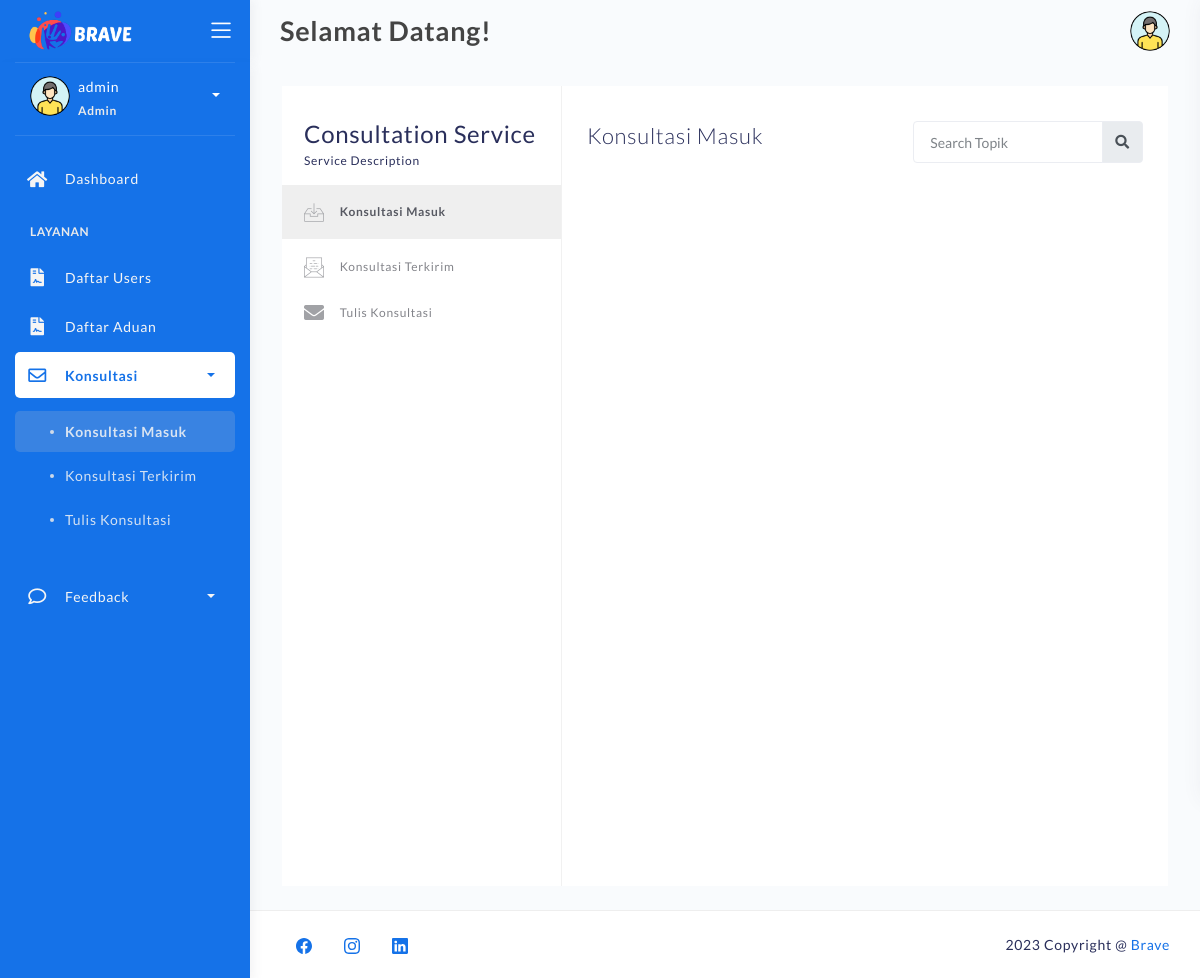
The app's page /konsultasi-inbox-admin.php (signed in), older data.
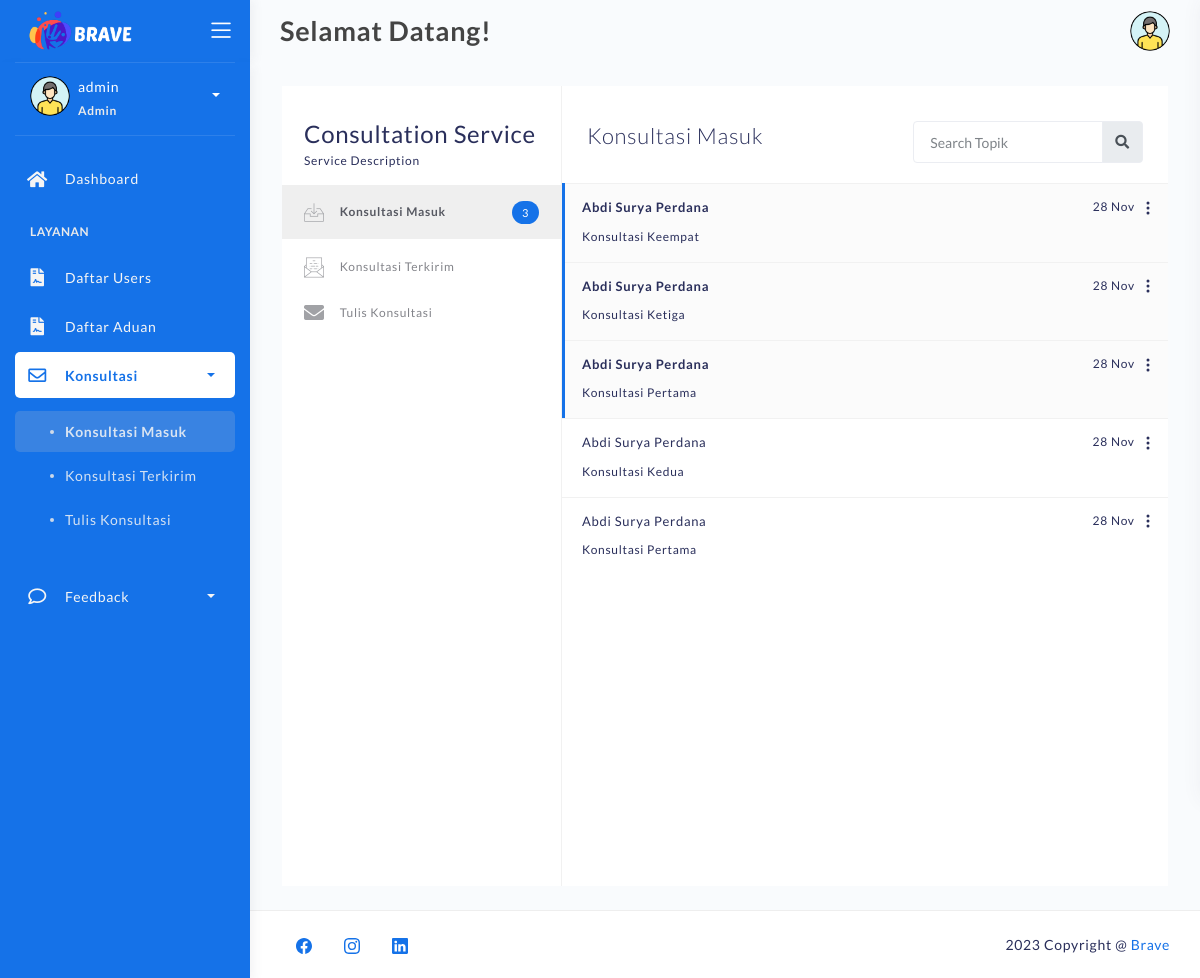
The same page, newer data.
### tables this page shows
CREATE TABLE `konsultasi` (
  `id_konsul` varchar(50) NOT NULL,
  `pengirim` varchar(25) NOT NULL,
  `penerima` varchar(25) NOT NULL,
  `judul` varchar(255) NOT NULL,
  `pesan` text NOT NULL,
  `tgl_konsultasi` datetime NOT NULL,
  `is_read` varchar(10) NOT NULL
);

CREATE TABLE `users` (
  `nim` varchar(25) NOT NULL,
  `nama` varchar(255) NOT NULL,
  `fakultas` varchar(255) NOT NULL,
  `prodi` varchar(255) NOT NULL,
  `angkatan` varchar(255) NOT NULL
);

### konsultasi-inbox-admin.php (the view, shortened to what this page needs)
<?php
	require 'backend/connection.php';
    if (!isset($_SESSION['username'])) {
        header("Location: login.php");
    }else if($_SESSION['hak']!='admin'){
		header("Location: backend/action-logout.php");
	}else{
		$login_id = $_SESSION['user_id'];
	}
?>
<!DOCTYPE html>
<html lang="en">
<head>
	<link rel="stylesheet" href="assets/css/bootstrap.min.css">
	<link rel="stylesheet" href="assets/css/atlantis.css">
	<link rel="stylesheet" href="assets/css/demo.css">
</head>
<body>
	<div class="wrapper fullheight-side">
		<div class="logo-header position-fixed" data-background-color="blue">
			<a href="index.html" class="logo">
				<img src="assets\img\logo\logo2-2tr-resize.png" alt="navbar brand" class="navbar-brand" style="width:110px;">
			</a>
			<div class="nav-toggle">
				<button class="btn btn-toggle toggle-sidebar">
					<i class="icon-menu"></i>
				</button>
			</div>
		</div>
		<div class="sidebar sidebar-style-2" data-background-color="blue">
			<div class="sidebar-wrapper scrollbar scrollbar-inner">
				<div class="sidebar-content">
					<div class="user">
						<div class="avatar-sm float-left mr-2">
							<img src="assets/img/profile.png" alt="..." class="avatar-img rounded-circle">
						</div>
						<div class="info">
							<a data-toggle="collapse" href="#collapseExample" aria-expanded="true">
								<span>
									<?php echo $_SESSION['username'] ?>
									<span class="user-level">Admin</span>
									<span class="caret"></span>
								</span>
							</a>
						</div>
					</div>
					<ul class="nav">
						<li class="nav-item">
							<a href="dashboard-admin.php" class="collapsed" aria-expanded="false">
								<i class="fas fa-home"></i>
								<p>Dashboard</p>
							</a>
						</li>
						<li class="nav-section">
							<h4 class="text-section">Layanan</h4>
						</li>
						<li class="nav-item">
							<a href="list-user-admin.php">
								<i class="fas fa-file-contract"></i>
								<p>Daftar Users</p>
							</a>
						</li>
						<li class="nav-item">
							<a href="list-aduan-admin.php">
								<i class="fas fa-file-contract"></i>
								<p>Daftar Aduan</p>
							</a>
						</li>
						<li class="nav-item active submenu">
							<a data-toggle="collapse" href="#email-app-nav">
								<i class="far fa-envelope"></i>
								<p>Konsultasi</p>
								<span class="caret"></span>
							</a>
							<div class="collapse show" id="email-app-nav">
								<ul class="nav nav-collapse">
									<li class="active">
										<a href="konsultasi-inbox-admin.php">
											<span class="sub-item">Konsultasi Masuk</span>
										</a>
									</li>
									<li>
										<a href="konsultasi-sent-admin.php">
											<span class="sub-item">Konsultasi Terkirim</span>
										</a>
									</li>
									<li>
										<a href="konsultasi-compose-admin.php">
											<span class="sub-item">Tulis Konsultasi</span>
										</a>
									</li>
								</ul>
							</div>
							<li class="nav-item ">
							<a data-toggle="collapse" href="#feedback-app-nav">
								<i class="far fa-comment"></i>
								<p>Feedback</p>
								<span class="caret"></span>
							</a>
						</li>
					</ul>
				</div>
			</div>
		</div>
		<nav class="navbar navbar-header navbar-header-transparent navbar-expand-lg">
			<div class="container-fluid">
				<div class="collapse" id="search-nav">
					<form class="navbar-left navbar-form nav-search mr-md-3">
						<h4 class="page-title" style="margin: 10px 0; font-size: 27px;">Selamat Datang!</h4>
					</form>
				</div>
				<ul class="navbar-nav topbar-nav ml-md-auto align-items-center">
					<li class="nav-item dropdown hidden-caret">
						<a class="dropdown-toggle profile-pic" data-toggle="dropdown" href="#" aria-expanded="false">
							<div class="avatar-sm">
								<img src="assets/img/profile.png" alt="..." class="avatar-img rounded-circle">
							</div>
						</a>
					</li>
				</ul>
			</div>
		</nav>
		<div class="main-panel full-height">
			<div class="container container-full">
				<div class="page-inner">
					<div class="page-with-aside mail-wrapper bg-white">
						<div class="page-aside">
							<div class="aside-header">
								<div class="title">Consultation Service</div>
								<div class="description">Service Description</div>
							</div>
							<div class="aside-nav collapse" id="email-nav">
								<ul class="nav">
									<li class="active">
										<a href="konsultasi-inbox-admin.php">
											<i class="flaticon-inbox"></i> Konsultasi Masuk
											<?php
												$sql_counter_konsul = "SELECT * FROM konsultasi WHERE penerima='$login_id' AND is_read='unread'";
												$result_counter_konsul = mysqli_query($koneksi, $sql_counter_konsul);
												if (mysqli_num_rows($result_counter_konsul) > 0) {
													$i=0;
													while ($row = mysqli_fetch_assoc($result_counter_konsul)) {
														$i++;
														}
													echo '
														<span class="badge badge-primary float-right">' . $i . '</span>
													';
												}
											?>
										</a>
									</li>
                                    <li>
										<a href="konsultasi-sent-admin.php">
											<i class="flaticon-envelope-3"></i> Konsultasi Terkirim
										</a>
									</li>
									<li>
										<a href="konsultasi-compose-admin.php">
											<i class="fa fa-envelope"></i> Tulis Konsultasi
										</a>
									</li>
								</ul>
							</div>
						</div>
						<div class="page-content mail-content">
							<div class="inbox-head d-lg-flex d-block">
								<h3>Konsultasi Masuk</h3>
								<form action="#" class="ml-auto">
									<div class="input-group">
										<input type="text" placeholder="Search Topik" class="form-control">
										<div class="input-group-append">
											<span class="input-group-text">
												<i class="fa fa-search search-icon"></i>
											</span>
										</div>
									</div>
								</form>
							</div>
							<div class="inbox-body" style="padding-top:0;">
								<div class="email-list">
								<?php
									$sql = "SELECT * FROM konsultasi ORDER BY tgl_konsultasi DESC";
									$result = mysqli_query($koneksi, $sql);
									if (mysqli_num_rows($result) > 0) {
										while ($row = mysqli_fetch_assoc($result)) {
											$nim=$row['pengirim'];
											$sql_users = "SELECT * FROM users WHERE nim='$nim'";
											$result_users = mysqli_query($koneksi, $sql_users);
											if (mysqli_num_rows($result_users) > 0){
												$row_users = mysqli_fetch_assoc($result_users);
												echo '
													<div class="email-list-item ' . $row['is_read'] . '">
														<div class="email-list-detail" data-toggle="modal" data-target="#konsultasi-' . $row['id_konsul'] . '">
															<span class="date float-right">
																' . date("d M", strtotime($row["tgl_konsultasi"])) . '
															</span>
															<span class="from">' . $row_users['nama'] . '</span>
															<p class="msg">' . $row['judul'] . '</p>
														</div>
														<div id="navbarDropdown" role="button" data-toggle="dropdown" aria-haspopup="true" aria-expanded="false" style="color:sky blue; margin-left:5px; margin-right:-17px;">
															<svg xmlns="http://www.w3.org/2000/svg" width="16" height="16" fill="currentColor" class="bi bi-three-dots-vertical" viewBox="0 0 16 16">
																<path d="M9.5 13a1.5 1.5 0 1 1-3 0 1.5 1.5 0 0 1 3 0zm0-5a1.5 1.5 0 1 1-3 0 1.5 1.5 0 0 1 3 0zm0-5a1.5 1.5 0 1 1-3 0 1.5 1.5 0 0 1 3 0z"/>
															</svg>
														</div>
															<a class="dropdown-item" data-toggle="modal" data-target="#balas-konsultasi-' . $row['id_konsul'] . '">Balas</a>
															<a class="dropdown-item" href="backend/action-delete-konsultasi-admin.php?id=' . $row['id_konsul'] . '">Delete</a>
													</div>
													<div class="modal fade" id="konsultasi-' . $row['id_konsul'] . '" tabindex="-1" role="dialog" aria-labelledby="exampleModalCenterTitle" aria-hidden="true" onclick="read_' . $row["id_konsul"] . '()">
																	<h5 class="modal-title" id="exampleModalLongTitle" style="font-size:20px;">' . $row['judul'] . '</h5>
																	<p style="margin-bottom:1px;"><strong>Dari :</strong> ' . $row_users['nama'] . '</p>
																	<p style="margin-bottom:10px;"><strong>Tanggal :</strong> ' . date("d M Y", strtotime($row['tgl_konsultasi'])) . '</p>
																	' . $row['pesan'] .'
														<form id="isRead-' . $row["id_konsul"] . '" action="backend/action-is-read-admin.php" method="post">
															<input type="text" class="form-control" id="id_konsul" name="id_konsul" value="' . $row["id_konsul"] . '" required hidden>
														</form>
															function read_' . $row["id_konsul"] . '() {
																document.getElementById("isRead-' . $row["id_konsul"] . '").submit();
													</div>
													<div class="modal fade" id="balas-konsultasi-' . $row['id_konsul'] . '" tabindex="-1" role="dialog" aria-labelledby="exampleModalCenterTitle" aria-hidden="true">
																	<h5 class="modal-title" id="editUserModalLabel">' . $row['judul'] . '</h5>
																	<form id="balasKonsulForm-' . $row['id_konsul'] . '" action="backend/action-balas-konsultasi-admin.php" method="post">
																		<input type="text" class="form-control" id="pengirim" name="pengirim" value="' . $_SESSION["user_id"] . '" required hidden>
																		<input type="text" class="form-control" id="penerima" name="penerima" value="' . $row["pengirim"] . '" required hidden>
																		<input type="text" class="form-control" id="judul" name="judul" value="' . $row["judul"] . '" required hidden>
																	</form>
																	<button type="button" class="btn btn-primary" onclick="balasKosul_' . $row["id_konsul"] . '()">Kirim</button>
													</div>
														function balasKosul_' . $row["id_konsul"] . '() {
															document.getElementById("balasKonsulForm-' . $row['id_konsul'] . '").submit();
												';
											}
										}
									}
									?>
								</div>
							</div>
						</div>
					</div>
				</div>
			</div>
			<footer class="footer">
				<div class="container-fluid">
					<nav class="pull-left">
						<ul class="nav">
							<li class="nav-item">
								<a class="nav-link" href="https://web.facebook.com">
								</a>
							</li>
							<li class="nav-item">
								<a class="nav-link" href="https://www.instagram.com/">
								</a>
							</li>
							<li class="nav-item">
								<a class="nav-link" href="https://www.linkedin.com">
								</a>
							</li>
						</ul>
					</nav>
					<div class="copyright ml-auto">
						2023 Copyright @ <a href="#">Brave</a>
					</div>
				</div>
			</footer>
		</div>
	</div>
</body>
</html>

Row changes from the older to the newer data that the page shows:
added konsultasi: tgl_konsultasi "28 Nov", users.nama "Abdi Surya Perdana", judul "Konsultasi Keempat"
added konsultasi: tgl_konsultasi "28 Nov", users.nama "Abdi Surya Perdana", judul "Konsultasi Ketiga"
added konsultasi: tgl_konsultasi "28 Nov", users.nama "Abdi Surya Perdana", judul "Konsultasi Pertama"
added konsultasi: tgl_konsultasi "28 Nov", users.nama "Abdi Surya Perdana", judul "Konsultasi Kedua", is_read "read" (drawn)
added konsultasi: tgl_konsultasi "28 Nov", users.nama "Abdi Surya Perdana", judul "Konsultasi Pertama", is_read "read" (drawn)
Text that changed along with them:
$i: (not shown) → "3"
